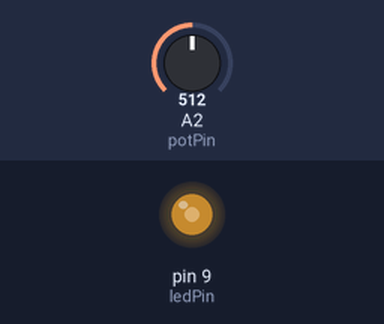
This sketch was run on a simulated Arduino Uno, built with avr-gcc and run on an emulated ATmega328P. On the bench: output pins drawn as LEDs (lit = HIGH). The test bench sets the inputs (shaded band); at power-on: A2 (potPin) = 512.

Above: at 1.2 s.
1.3 s: A2 (potPin) set to 716
At 1.6 s:
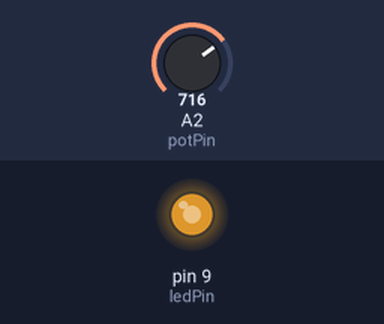
2.8 s: A2 (potPin) set to 900
At 4.0 s:
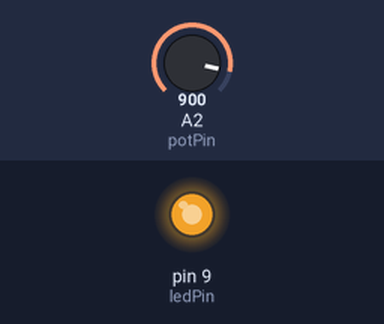
4.3 s: A2 (potPin) set to 122
At 5.1 s:
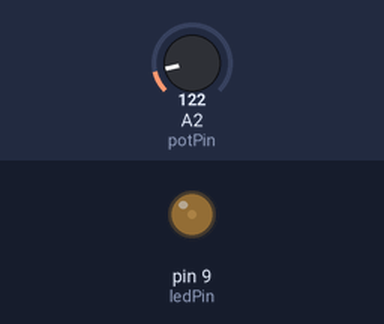
5.8 s: A2 (potPin) set to 0
At 6.3 s:
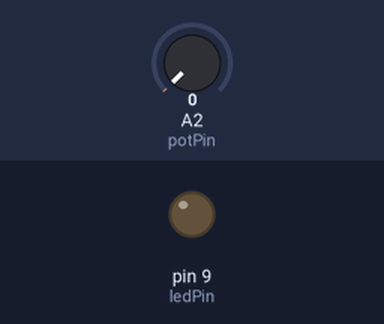
Timing chart, 0 to 8.3 s (numbered marks = the images above; inputs shaded):
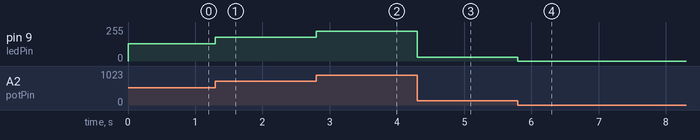

Measured:
- after the input at 1.3 s, pin 9 (ledPin): 128/255 → 179/255 at once
- after the input at 2.8 s, pin 9 (ledPin): 179/255 → 225/255 at once
- after the input at 4.3 s, pin 9 (ledPin): 225/255 → 30/255 at once
- after the input at 5.8 s, pin 9 (ledPin): 30/255 → 0/255 at once

The sketch:

led_pot_fade.ino
```cpp
/* Analog Read to LED
 * ------------------
 *
 * turns on and off a light emitting diode(LED) connected to digital
 * pin 13. The amount of time the LED will be on and off depends on
 * the value obtained by analogRead(). In the easiest case we connect
 * a potentiometer to analog pin 2.
 *
 * Created 1 December 2005
 * copyleft 2005 DojoDave <http://www.0j0.org>
 * http://arduino.berlios.de
 *
 */

int potPin = 2;    // select the input pin for the potentiometer
int ledPin = 9;   // select the pin for the LED
int val = 0;       // variable to store the value coming from the sensor

void setup() {
  pinMode(ledPin, OUTPUT);  // declare the ledPin as an OUTPUT
  Serial.begin(9600);
}

void loop() {
  val = analogRead(potPin);    // read the value from the sensor
  // potentiometer goes 0-1023, analogWrite parameter goes from 0-255 so divide by 5
  analogWrite(ledPin,val/4);
//  Serial.println(val);
//  delay(500);
}
```
